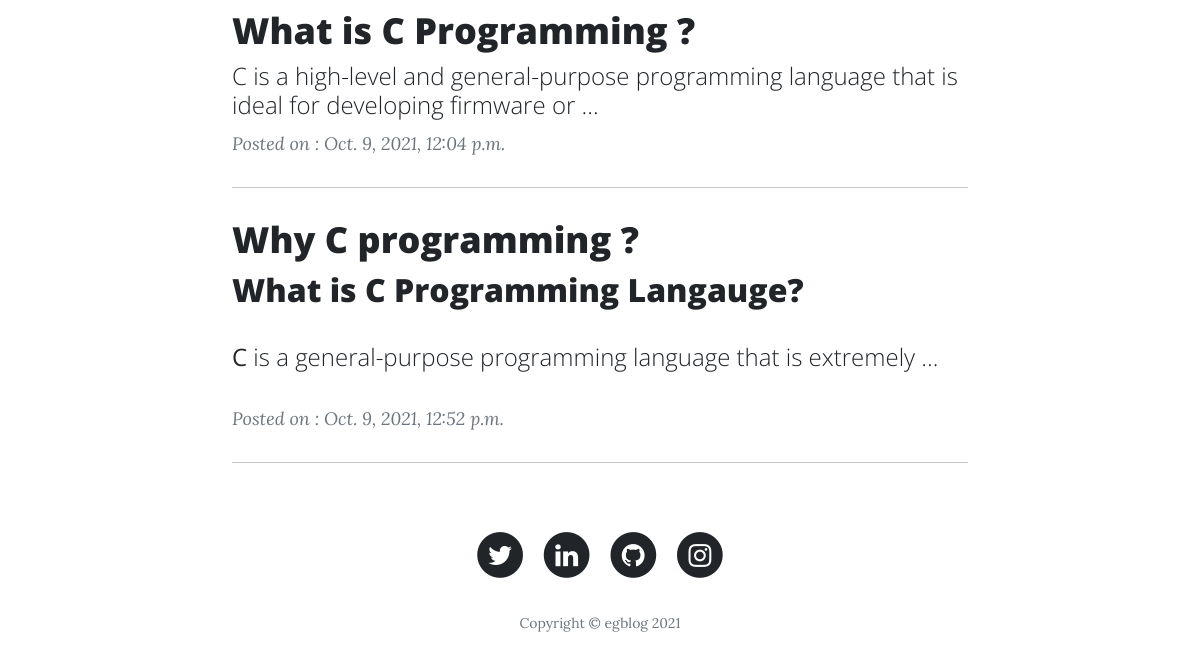
The app's page /index (lower part), older data.
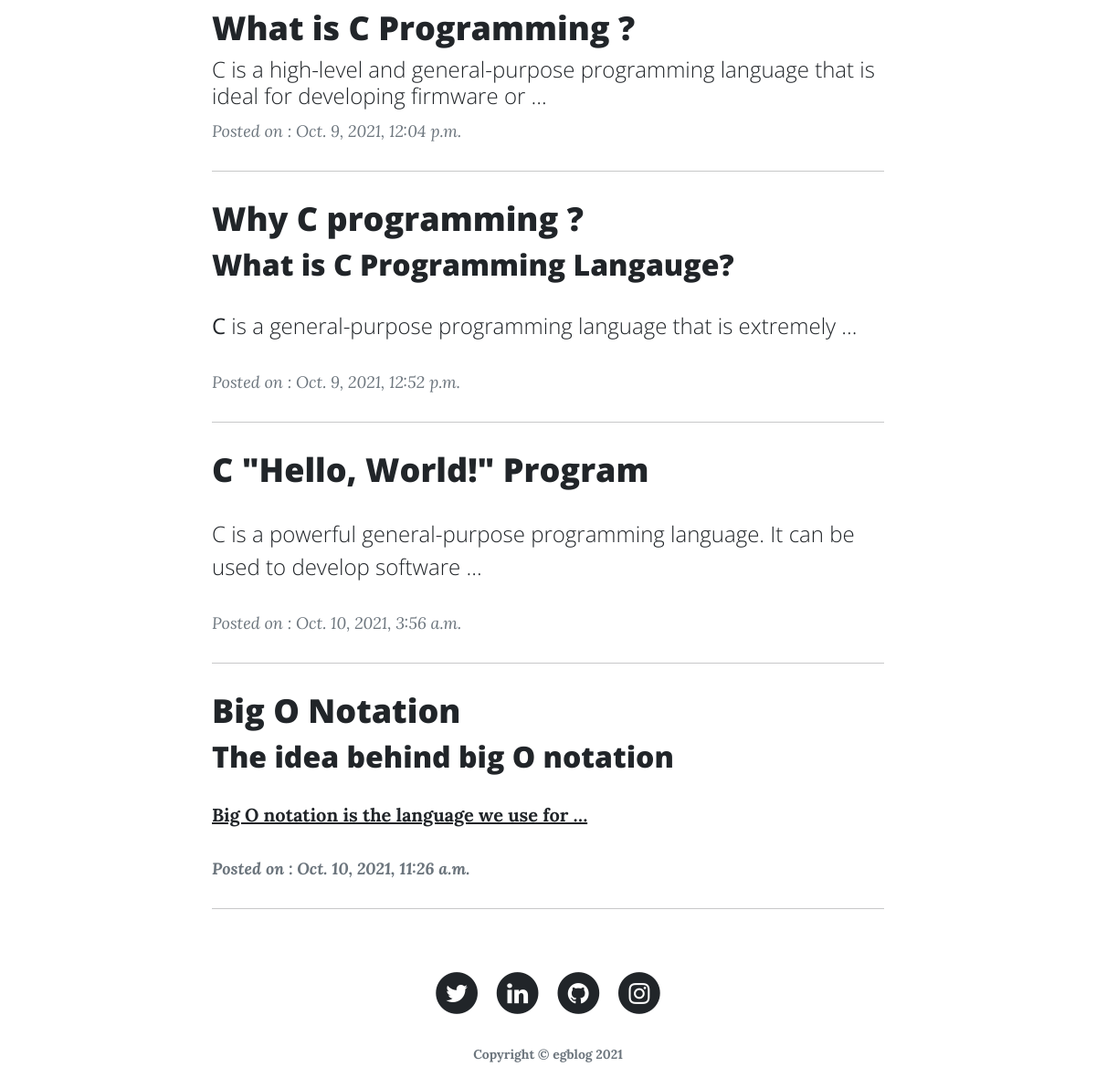
The same page, newer data.
### blog/models.py (models this page shows, shortened)
class Post(models.Model):
    post_id = models.AutoField(primary_key=True)
    title = models.CharField(max_length=256)
    content = HTMLField()
    url = models.CharField(max_length=200)
    cat = models.ForeignKey(Category, on_delete=models.CASCADE)
    image = models.ImageField(upload_to='post/')
    add_date = models.DateTimeField(auto_now_add=True, null=True)
    count_visitor = models.IntegerField(default=1, null=True, blank=True)

### blog/views.py (the view)
# urls.py: path('index', views.index),
def index(request):
    posts = Post.objects.all()
    cats = Category.objects.all()
    data = {
        'posts': posts,
        'cats': cats,
    }
    return render(request, 'blog/index.html', data)

### blog/templates/blog/index.html (shortened to what this page needs)
{% load static %}
<!DOCTYPE html>
<html>
<head>
    <link rel="stylesheet" href="{% static 'bootstrap/css/bootstrap.min.css' %}">
    <link rel="stylesheet" href="{% static 'fonts/font-awesome.min.css' %}">
</head>
<body>
    <div class="container">
        <div class="row">
            <div class="col-md-10 col-lg-8 mx-auto">
                {% for p in posts %}
                <div class="post-preview"><a href="/post/{{p.url}}">
                        <h3 class="post-title">{{p.title}}</h3>
                        <h4 class="post-subtitle">{{p.content |truncatewords:15 | safe}}</h4>
                    </a>
                    <p class="post-meta"> <em> Posted on :&nbsp;</em>{{p.add_date}}</p>
                </div>
                <hr>
                {% endfor %}
            </div>
        </div>
    </div>
    <footer>
        <div class="container">
            <div class="row">
                <div class="col-md-10 col-lg-8 mx-auto">
                    <ul class="list-inline text-center">
                        <li class="list-inline-item"><a href="https://twitter.com/anurag_629"><span class="fa-stack fa-lg"><i class="fa fa-circle fa-stack-2x"></i><i class="fa fa-twitter fa-stack-1x fa-inverse"></i></span></a></li>
                        <li class="list-inline-item"><a href="https://www.linkedin.com/in/anurag629/"><span class="fa-stack fa-lg"><i class="fa fa-circle fa-stack-2x"></i><i class="fa fa-linkedin fa-stack-1x fa-inverse"></i></span></a></li>
                        <li class="list-inline-item"><a href="https://github.com/anurag629"><span class="fa-stack fa-lg"><i class="fa fa-circle fa-stack-2x"></i><i class="fa fa-github fa-stack-1x fa-inverse"></i></span></a></li>
                        <li class="list-inline-item"><a href="https://www.instagram.com/anurag_629/"><span class="fa-stack fa-lg"><i class="fa fa-circle fa-stack-2x"></i><i class="fa fa-instagram fa-stack-1x fa-inverse"></i></span></a></li>
                     </ul>
                    <p class="text-muted copyright">Copyright&nbsp;©&nbsp;egblog 2021</p>
                </div>
            </div>
        </div>
    </footer>
</body>
</html>

Row changes from the older to the newer data that the page shows:
added Post: title "C \"Hello, World!\" Program", content "C is a powerful general-purpose programming language. It can be used to develop software …", add_date "Oct. 10, 2021, 3:56 a.m."
added Post: title "Big O Notation", content "The idea behind big O notation Big O notation is the language we use for …", add_date "Oct. 10, 2021, 11:26 a.m."
